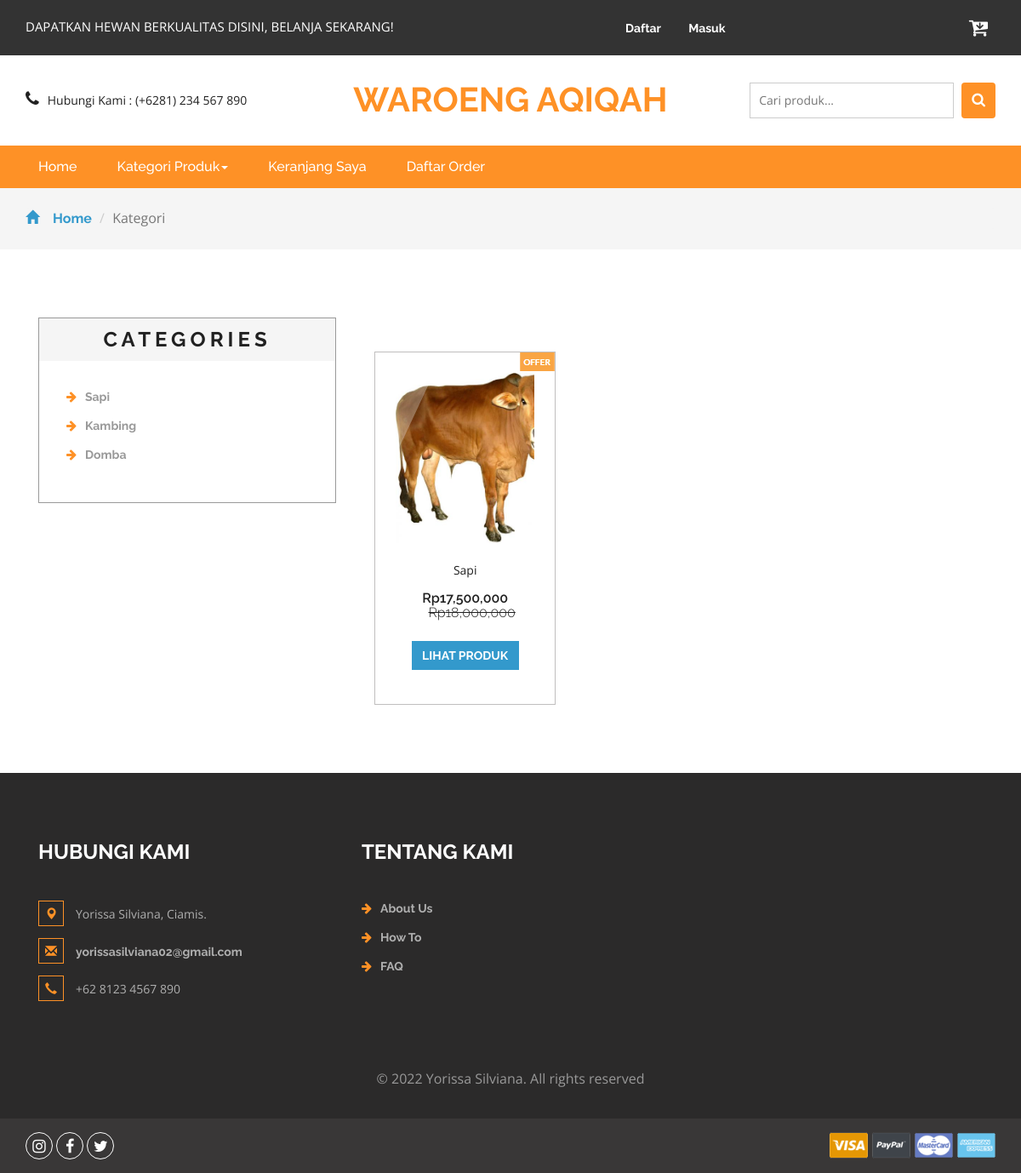
The app's page /kategori.php?idkategori=1 with its own data.
### tables this page shows
CREATE TABLE `kategori` (
  `idkategori` int(11) NOT NULL AUTO_INCREMENT,
  `namakategori` varchar(20) NOT NULL,
  `tgldibuat` timestamp NOT NULL DEFAULT current_timestamp(),
  PRIMARY KEY (`idkategori`)
);

CREATE TABLE `produk` (
  `idproduk` int(11) NOT NULL AUTO_INCREMENT,
  `idkategori` int(11) NOT NULL,
  `namaproduk` varchar(30) NOT NULL,
  `gambar` varchar(100) NOT NULL,
  `deskripsi` varchar(200) NOT NULL,
  `rate` int(11) NOT NULL,
  `hargabefore` int(11) NOT NULL,
  `hargaafter` int(11) NOT NULL,
  `tgldibuat` timestamp NOT NULL DEFAULT current_timestamp(),
  PRIMARY KEY (`idproduk`),
  KEY `idkategori` (`idkategori`),
  CONSTRAINT `idkategori` FOREIGN KEY (`idkategori`) REFERENCES `kategori` (`idkategori`) ON DELETE CASCADE ON UPDATE CASCADE
);

### kategori.php (the view, shortened to what this page needs)
<?php
include 'dbconnect.php';
$idk = $_GET['idkategori'];
?>
<!DOCTYPE html>
<html>
<head>
<link href="css/bootstrap.css" rel="stylesheet" type="text/css" media="all" />
<link href="css/style.css" rel="stylesheet" type="text/css" media="all" />
<link href="css/font-awesome.css" rel="stylesheet">
</head>
<body>
	<div class="agileits_header">
		<div class="container">
			<div class="w3l_offers">
				<p>DAPATKAN HEWAN BERKUALITAS DISINI, BELANJA SEKARANG!</p>
			</div>
			<div class="agile-login">
				<ul>
				<?php
				if(!isset($_SESSION['log'])){
					echo '
					<li><a href="registered.php"> Daftar</a></li>
					<li><a href="login.php">Masuk</a></li>
					';
				}
				?>
				</ul>
			</div>
			<div class="product_list_header">
					<a href="cart.php"><button class="w3view-cart" type="submit" name="submit" value=""><i class="fa fa-cart-arrow-down" aria-hidden="true"></i></button>
					 </a>
			</div>
			<div class="clearfix"> </div>
		</div>
	</div>
	<div class="logo_products">
		<div class="container">
		<div class="w3ls_logo_products_left1">
				<ul class="phone_email">
					<li><i class="fa fa-phone" aria-hidden="true"></i>Hubungi Kami : (+6281) 234 567 890</li>
				</ul>
			</div>
			<div class="w3ls_logo_products_left">
				<h1><a href="index.php">Waroeng Aqiqah</a></h1>
			</div>
		<div class="w3l_search">
			<form action="search.php" method="post">
				<input type="search" name="Search" placeholder="Cari produk...">
				<button type="submit" class="btn btn-default search" aria-label="Left Align">
					<i class="fa fa-search" aria-hidden="true"> </i>
				</button>
			</form>
		</div>
			<div class="clearfix"> </div>
		</div>
	</div>
	<div class="navigation-agileits">
		<div class="container">
			<nav class="navbar navbar-default">
							<div class="collapse navbar-collapse" id="bs-megadropdown-tabs">
								<ul class="nav navbar-nav">
									<li class="active"><a href="index.php" class="act">Home</a></li>
									<li class="dropdown">
										<a href="#" class="dropdown-toggle" data-toggle="dropdown">Kategori Produk<b class="caret"></b></a>
									</li>
									<li><a href="cart.php">Keranjang Saya</a></li>
									<li><a href="daftarorder.php">Daftar Order</a></li>
								</ul>
							</div>
							</nav>
			</div>
		</div>
	<div class="breadcrumbs">
		<div class="container">
			<ol class="breadcrumb breadcrumb1 animated wow slideInLeft" data-wow-delay=".5s">
				<li><a href="index.php"><span class="glyphicon glyphicon-home" aria-hidden="true"></span>Home</a></li>
				<li class="active">Kategori</li>
			</ol>
		</div>
	</div>
	<div class="products">
		<div class="container">
			<div class="col-md-4 products-left">
				<div class="categories">
					<h2>Categories</h2>
					<ul class="cate">
						<?php
														$kat=mysqli_query($conn,"SELECT * from kategori order by idkategori ASC");
														while($p=mysqli_fetch_array($kat)){
															?>
														<li><a href="kategori.php?idkategori=<?php echo $p['idkategori'] ?>"><i class="fa fa-arrow-right" aria-hidden="true"></i><?php echo $p['namakategori'] ?></a></li>
														<?php
																	}
														?>
					</ul>
				</div>
			</div>
			<div class="col-md-8 products-right">
				<div class="agile_top_brands_grids">
				<?php
					$brgs=mysqli_query($conn,"SELECT * from produk where idkategori='$idk' order by idproduk ASC");
					$x = mysqli_num_rows($brgs);
					if($x>0){
					while($p=mysqli_fetch_array($brgs)){
					?>
						<div class="col-md-4 top_brand_left">
						<div class="hover14 column">
							<div class="agile_top_brand_left_grid">
								<div class="agile_top_brand_left_grid_pos">
									<img src="images/offer.png" alt=" " class="img-responsive" />
								</div>
								<div class="agile_top_brand_left_grid1">
									<figure>
										<div class="snipcart-item block">
											<div class="snipcart-thumb">
												<a href="product.php?idproduk=<?php echo $p['idproduk'] ?>"><img src="<?php echo $p['gambar']?>" width="200px" height="200px"></a>
												<p><?php echo $p['namaproduk'] ?></p>
												<h4>Rp<?php echo number_format($p['hargaafter']) ?> <span>Rp<?php echo number_format($p['hargabefore']) ?></span></h4>
											</div>
											<div class="snipcart-details top_brand_home_details">
												<fieldset>
													<a href="product.php?idproduk=<?php echo $p['idproduk'] ?>"><input type="submit" class="button" value="Lihat Produk" /></a>
												</fieldset>
											</div>
										</div>
									</figure>
								</div>
							</div>
						</div>
					</div>
						<?php
							}
					} else {
						echo "Data tidak ditemukan";
					}
						?>
						<div class="clearfix"> </div>
				</div>
			</div>
		</div>
	</div>
<div class="footer">
		<div class="container">
			<div class="w3_footer_grids">
				<div class="col-md-4 w3_footer_grid">
					<h3>Hubungi Kami</h3>
					<ul class="address">
						<li><i class="glyphicon glyphicon-map-marker" aria-hidden="true"></i>Yorissa Silviana, Ciamis.</li>
						<li><i class="glyphicon glyphicon-envelope" aria-hidden="true"></i><a href="mailto:info@email">yorissasilviana02@gmail.com</a></li>
						<li><i class="glyphicon glyphicon-earphone" aria-hidden="true"></i>+62 8123 4567 890</li>
					</ul>
				</div>
				<div class="col-md-3 w3_footer_grid">
					<h3>Tentang Kami</h3>
					<ul class="info">
						<li><i class="fa fa-arrow-right" aria-hidden="true"></i><a href="about.html">About Us</a></li>
						<li><i class="fa fa-arrow-right" aria-hidden="true"></i><a href="about.html">How To</a></li>
						<li><i class="fa fa-arrow-right" aria-hidden="true"></i><a href="about.html">FAQ</a></li>
					</ul>
				</div>
				<div class="clearfix"> </div>
			</div>
		</div>
		<div class="footer-copy">
			<div class="container">
				<p>© 2022 Yorissa Silviana. All rights reserved</p>
			</div>
		</div>
	</div>
	<div class="footer-botm">
			<div class="container">
				<div class="w3layouts-foot">
					<ul>
						<li><a href="#" class="w3_agile_instagram"><i class="fa fa-instagram" aria-hidden="true"></i></a></li>
						<li><a href="#" class="w3_agile_facebook"><i class="fa fa-facebook" aria-hidden="true"></i></a></li>
						<li><a href="#" class="agile_twitter"><i class="fa fa-twitter" aria-hidden="true"></i></a></li>
					</ul>
				</div>
				<div class="payment-w3ls">
					<img src="images/card.png" alt=" " class="img-responsive">
				</div>
				<div class="clearfix"> </div>
			</div>
		</div>
<link href="css/skdslider.css" rel="stylesheet">
</body>
</html>

### records on screen
kategori: namakategori "Sapi"
kategori: namakategori "Kambing"
kategori: namakategori "Domba"
produk: gambar (picture), namaproduk "Sapi", hargaafter "17,500,000", hargabefore "18,000,000"
